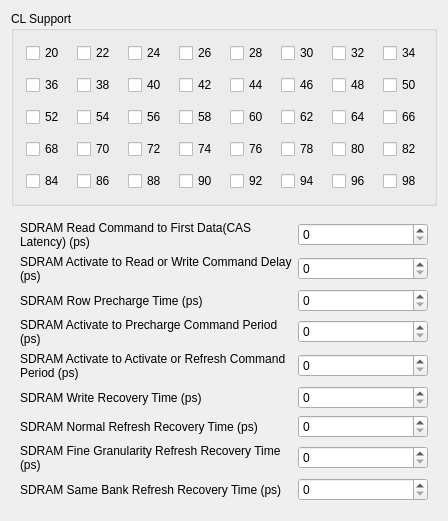
         <widget class="QWidget" name="tab_3">
          <attribute name="title">
           <string>Base Configuration - CLK</string>
          </attribute>
          <layout class="QVBoxLayout" name="verticalLayout_2" stretch="1,6">
           <item>
            <widget class="QGroupBox" name="gridGroupBox_CL">
             <property name="title">
              <string>CL Support</string>
             </property>
             <layout class="QGridLayout" name="gridLayout_6">
              <property name="leftMargin">
               <number>12</number>
              </property>
              <property name="topMargin">
               <number>12</number>
              </property>
              <property name="rightMargin">
               <number>12</number>
              </property>
              <property name="bottomMargin">
               <number>12</number>
              </property>
              <property name="spacing">
               <number>12</number>
              </property>
              <item row="0" column="0">
               <widget class="QCheckBox" name="checkBox_1">
                <property name="text">
                 <string>20</string>
                </property>
               </widget>
              </item>
              <item row="0" column="1">
               <widget class="QCheckBox" name="checkBox_2">
                <property name="text">
                 <string>22</string>
                </property>
               </widget>
              </item>
              <item row="0" column="3">
               <widget class="QCheckBox" name="checkBox_4">
                <property name="text">
                 <string>26</string>
                </property>
               </widget>
              </item>
              <item row="0" column="2">
               <widget class="QCheckBox" name="checkBox_3">
                <property name="text">
                 <string>24</string>
                </property>
               </widget>
              </item>
              <item row="0" column="5">
               <widget class="QCheckBox" name="checkBox_6">
                <property name="text">
                 <string>30</string>
                </property>
               </widget>
              </item>
              <item row="0" column="4">
               <widget class="QCheckBox" name="checkBox_5">
                <property name="text">
                 <string>28</string>
                </property>
               </widget>
              </item>
              <item row="0" column="6">
               <widget class="QCheckBox" name="checkBox_7">
                <property name="text">
                 <string>32</string>
                </property>
               </widget>
              </item>
              <item row="1" column="0">
               <widget class="QCheckBox" name="checkBox_9">
                <property name="text">
                 <string>36</string>
                </property>
               </widget>
              </item>
              <item row="1" column="1">
               <widget class="QCheckBox" name="checkBox_10">
                <property name="text">
                 <string>38</string>
                </property>
               </widget>
              </item>
              <item row="1" column="2">
               <widget class="QCheckBox" name="checkBox_11">
                <property name="text">
                 <string>40</string>
                </property>
               </widget>
              </item>
              <item row="0" column="7">
               <widget class="QCheckBox" name="checkBox_8">
                <property name="text">
                 <string>34</string>
                </property>
               </widget>
              </item>
              <item row="1" column="3">
               <widget class="QCheckBox" name="checkBox_12">
                <property name="text">
                 <string>42</string>
                </property>
               </widget>
              </item>
              <item row="1" column="7">
               <widget class="QCheckBox" name="checkBox_16">
                <property name="text">
                 <string>50</string>
                </property>
               </widget>
              </item>
              <item row="1" column="4">
               <widget class="QCheckBox" name="checkBox_13">
                <property name="text">
                 <string>44</string>
                </property>
               </widget>
              </item>
              <item row="1" column="6">
               <widget class="QCheckBox" name="checkBox_15">
                <property name="text">
                 <string>48</string>
                </property>
               </widget>
              </item>
              <item row="2" column="0">
               <widget class="QCheckBox" name="checkBox_17">
                <property name="text">
                 <string>52</string>
                </property>
               </widget>
              </item>
              <item row="1" column="5">
               <widget class="QCheckBox" name="checkBox_14">
                <property name="text">
                 <string>46</string>
                </property>
               </widget>
              </item>
              <item row="2" column="2">
               <widget class="QCheckBox" name="checkBox_19">
                <property name="text">
                 <string>56</string>
                </property>
               </widget>
              </item>
              <item row="2" column="1">
               <widget class="QCheckBox" name="checkBox_18">
                <property name="text">
                 <string>54</string>
                </property>
               </widget>
              </item>
              <item row="2" column="3">
               <widget class="QCheckBox" name="checkBox_20">
                <property name="text">
                 <string>58</string>
                </property>
               </widget>
              </item>
              <item row="2" column="4">
               <widget class="QCheckBox" name="checkBox_21">
                <property name="text">
                 <string>60</string>
                </property>
               </widget>
              </item>
              <item row="2" column="5">
               <widget class="QCheckBox" name="checkBox_22">
                <property name="text">
                 <string>62</string>
                </property>
               </widget>
              </item>
              <item row="3" column="1">
               <widget class="QCheckBox" name="checkBox_26">
                <property name="text">
                 <string>70</string>
                </property>
               </widget>
              </item>
              <item row="3" column="2">
               <widget class="QCheckBox" name="checkBox_27">
                <property name="text">
                 <string>72</string>
                </property>
               </widget>
              </item>
              <item row="3" column="0">
               <widget class="QCheckBox" name="checkBox_25">
                <property name="text">
                 <string>68</string>
                </property>
               </widget>
              </item>
              <item row="3" column="3">
               <widget class="QCheckBox" name="checkBox_28">
                <property name="text">
                 <string>74</string>
                </property>
               </widget>
              </item>
              <item row="2" column="6">
               <widget class="QCheckBox" name="checkBox_23">
                <property name="text">
                 <string>64</string>
                </property>
               </widget>
              </item>
              <item row="2" column="7">
               <widget class="QCheckBox" name="checkBox_24">
                <property name="text">
                 <string>66</string>
                </property>
               </widget>
              </item>
              <item row="3" column="4">
               <widget class="QCheckBox" name="checkBox_29">
                <property name="text">
                 <string>76</string>
                </property>
               </widget>
              </item>
              <item row="3" column="5">
               <widget class="QCheckBox" name="checkBox_30">
                <property name="text">
                 <string>78</string>
                </property>
               </widget>
              </item>
              <item row="3" column="6">
               <widget class="QCheckBox" name="checkBox_31">
                <property name="text">
                 <string>80</string>
                </property>
               </widget>
              </item>
              <item row="3" column="7">
               <widget class="QCheckBox" name="checkBox_32">
                <property name="text">
                 <string>82</string>
                </property>
               </widget>
              </item>
              <item row="4" column="0">
               <widget class="QCheckBox" name="checkBox_33">
                <property name="text">
                 <string>84</string>
                </property>
               </widget>
              </item>
              <item row="4" column="1">
               <widget class="QCheckBox" name="checkBox_34">
                <property name="text">
                 <string>86</string>
                </property>
               </widget>
              </item>
              <item row="4" column="2">
               <widget class="QCheckBox" name="checkBox_35">
                <property name="text">
                 <string>88</string>
                </property>
               </widget>
              </item>
              <item row="4" column="4">
               <widget class="QCheckBox" name="checkBox_37">
                <property name="text">
                 <string>92</string>
                </property>
               </widget>
              </item>
              <item row="4" column="5">
               <widget class="QCheckBox" name="checkBox_38">
                <property name="text">
                 <string>94</string>
                </property>
               </widget>
              </item>
              <item row="4" column="3">
               <widget class="QCheckBox" name="checkBox_36">
                <property name="text">
                 <string>90</string>
                </property>
               </widget>
              </item>
              <item row="4" column="7">
               <widget class="QCheckBox" name="checkBox_40">
                <property name="text">
                 <string>98</string>
                </property>
               </widget>
              </item>
              <item row="4" column="6">
               <widget class="QCheckBox" name="checkBox_39">
                <property name="text">
                 <string>96</string>
                </property>
               </widget>
              </item>
             </layout>
            </widget>
           </item>
           <item>
            <widget class="QWidget" name="formWidget_2" native="true">
             <layout class="QGridLayout" name="gridLayout_3">
              <item row="0" column="0">
               <widget class="QLabel" name="label_30">
                <property name="text">
                 <string>SDRAM Read Command to First Data(CAS Latency) (ps)</string>
                </property>
                <property name="wordWrap">
                 <bool>true</bool>
                </property>
               </widget>
              </item>
              <item row="0" column="1">
               <widget class="QSpinBox" name="spinBox_30">
                <property name="minimum">
                 <number>0</number>
                </property>
                <property name="maximum">
                 <number>65535</number>
                </property>
                <property name="value">
                 <number>0</number>
                </property>
               </widget>
              </item>
              <item row="1" column="0">
               <widget class="QLabel" name="label_31">
                <property name="text">
                 <string>SDRAM Activate to Read or Write Command Delay (ps)</string>
                </property>
                <property name="wordWrap">
                 <bool>true</bool>
                </property>
               </widget>
              </item>
              <item row="1" column="1">
               <widget class="QSpinBox" name="spinBox_32">
                <property name="minimum">
                 <number>0</number>
                </property>
                <property name="maximum">
                 <number>65535</number>
                </property>
                <property name="value">
                 <number>0</number>
                </property>
               </widget>
              </item>
              <item row="2" column="0">
               <widget class="QLabel" name="label_32">
                <property name="text">
                 <string>SDRAM Row Precharge Time (ps)</string>
                </property>
                <property name="wordWrap">
                 <bool>true</bool>
                </property>
               </widget>
              </item>
              <item row="3" column="0">
               <widget class="QLabel" name="label_33">
                <property name="text">
                 <string>SDRAM Activate to Precharge Command Period (ps)</string>
                </property>
                <property name="wordWrap">
                 <bool>true</bool>
                </property>
               </widget>
              </item>
              <item row="3" column="1">
               <widget class="QSpinBox" name="spinBox_36">
                <property name="minimum">
                 <number>0</number>
                </property>
                <property name="maximum">
                 <number>65535</number>
                </property>
                <property name="value">
                 <number>0</number>
                </property>
               </widget>
              </item>
              <item row="4" column="0">
               <widget class="QLabel" name="label_34">
                <property name="text">
                 <string>SDRAM Activate to Activate or Refresh Command Period (ps)</string>
                </property>
                <property name="wordWrap">
                 <bool>true</bool>
                </property>
               </widget>
              </item>
              <item row="4" column="1">
               <widget class="QSpinBox" name="spinBox_38">
                <property name="minimum">
                 <number>0</number>
                </property>
                <property name="maximum">
                 <number>65535</number>
                </property>
                <property name="value">
                 <number>0</number>
                </property>
               </widget>
              </item>
              <item row="2" column="1">
               <widget class="QSpinBox" name="spinBox_34">
                <property name="minimum">
                 <number>0</number>
                </property>
                <property name="maximum">
                 <number>65535</number>
                </property>
                <property name="value">
                 <number>0</number>
                </property>
               </widget>
              </item>
              <item row="8" column="0">
               <widget class="QLabel" name="label_38">
                <property name="text">
                 <string>SDRAM Same Bank Refresh Recovery Time (ps)</string>
                </property>
                <property name="wordWrap">
                 <bool>true</bool>
                </property>
               </widget>
              </item>
              <item row="7" column="1">
               <widget class="QSpinBox" name="spinBox_44">
                <property name="minimum">
                 <number>0</number>
                </property>
                <property name="maximum">
                 <number>65535</number>
                </property>
                <property name="value">
                 <number>0</number>
                </property>
               </widget>
              </item>
              <item row="6" column="0">
               <widget class="QLabel" name="label_36">
                <property name="text">
                 <string>SDRAM Normal Refresh Recovery Time (ps)</string>
                </property>
                <property name="wordWrap">
                 <bool>true</bool>
                </property>
               </widget>
              </item>
              <item row="5" column="0">
               <widget class="QLabel" name="label_35">
                <property name="text">
                 <string>SDRAM Write Recovery Time (ps)</string>
                </property>
                <property name="wordWrap">
                 <bool>true</bool>
                </property>
               </widget>
              </item>
              <item row="6" column="1">
               <widget class="QSpinBox" name="spinBox_42">
                <property name="minimum">
                 <number>0</number>
                </property>
                <property name="maximum">
                 <number>65535</number>
                </property>
                <property name="value">
                 <number>0</number>
                </property>
               </widget>
              </item>
              <item row="8" column="1">
               <widget class="QSpinBox" name="spinBox_46">
                <property name="minimum">
                 <number>0</number>
                </property>
                <property name="maximum">
                 <number>65535</number>
                </property>
                <property name="value">
                 <number>0</number>
                </property>
               </widget>
              </item>
              <item row="5" column="1">
               <widget class="QSpinBox" name="spinBox_40">
                <property name="minimum">
                 <number>0</number>
                </property>
                <property name="maximum">
                 <number>65535</number>
                </property>
                <property name="value">
                 <number>0</number>
                </property>
               </widget>
              </item>
              <item row="7" column="0">
               <widget class="QLabel" name="label_37">
                <property name="text">
                 <string>SDRAM Fine Granularity Refresh Recovery Time (ps)</string>
                </property>
                <property name="wordWrap">
                 <bool>true</bool>
                </property>
               </widget>
              </item>
             </layout>
            </widget>
           </item>
          </layout>
         </widget>
